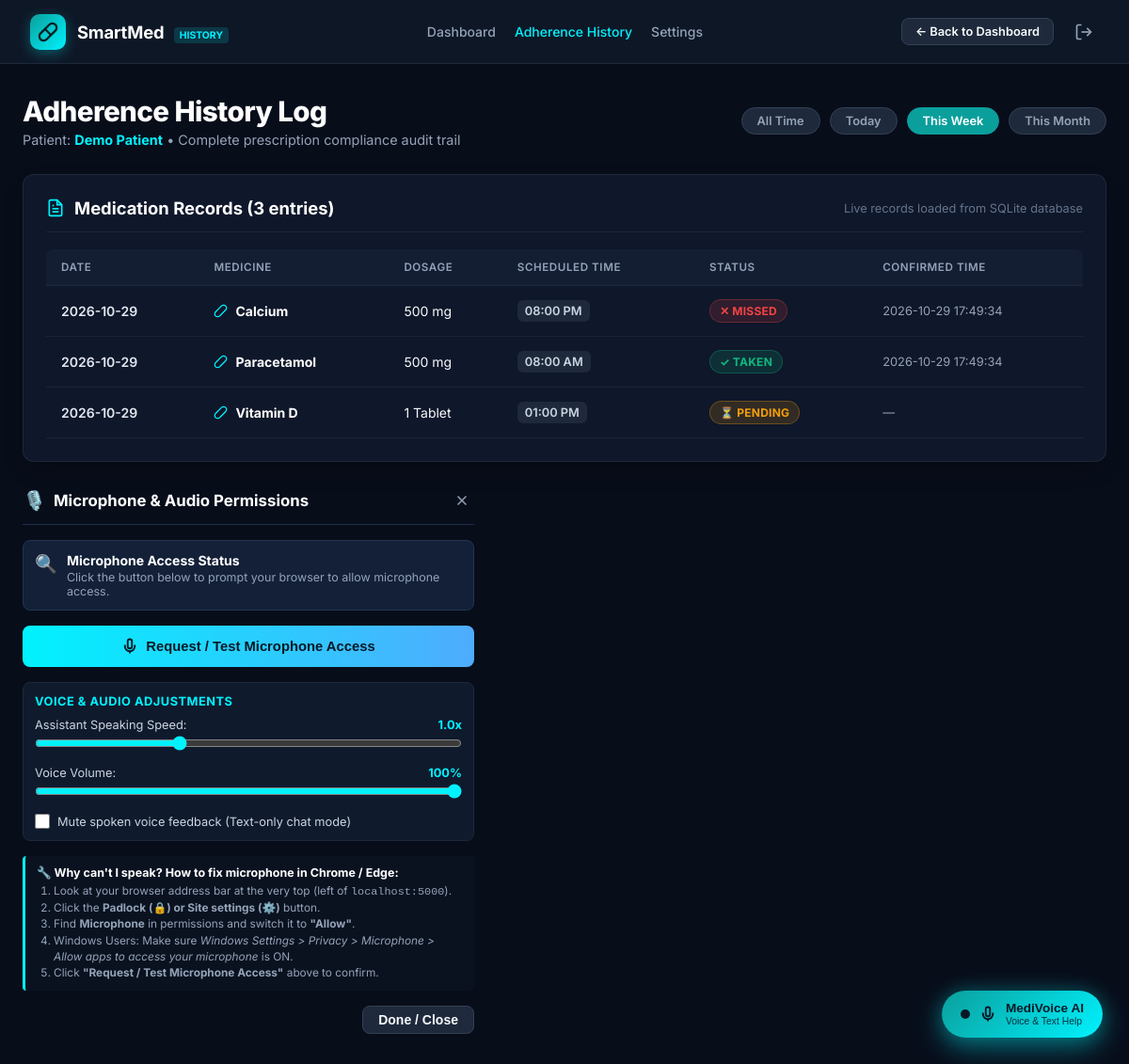
/history?filter=week (signed in), run on the app's committed database.
### tables this page shows
CREATE TABLE adherence (
            id INTEGER PRIMARY KEY AUTOINCREMENT,
            medication_id INTEGER NOT NULL,
            scheduled_date TEXT NOT NULL,
            scheduled_time TEXT NOT NULL,
            status TEXT NOT NULL DEFAULT 'PENDING',
            confirmed_at TEXT,
            FOREIGN KEY (medication_id) REFERENCES medications(id) ON DELETE CASCADE
        );

CREATE TABLE medications (
            id INTEGER PRIMARY KEY AUTOINCREMENT,
            patient_id INTEGER NOT NULL,
            medicine_name TEXT NOT NULL,
            dosage TEXT NOT NULL,
            frequency TEXT NOT NULL,
            scheduled_time TEXT NOT NULL,
            start_date TEXT NOT NULL,
            end_date TEXT NOT NULL, instructions TEXT DEFAULT '',
            FOREIGN KEY (patient_id) REFERENCES users(id) ON DELETE CASCADE
        );

### app.py (the view)
@app.route("/history")
def history():
    if "user_id" not in session:
        return redirect(url_for("login"))
    conn = get_db()
    cursor = conn.cursor()
    if session.get("role") == "caregiver":
        req_p = request.args.get("patient_id")
        cursor.execute("""
            SELECT u.id, u.name
            FROM caregiver_patients cp
            JOIN users u ON cp.patient_id = u.id
            WHERE cp.caregiver_id = ?
        """, (session["user_id"],))
        auth_pts = cursor.fetchall()
        if not auth_pts:
            conn.close()
            return "No authorized patients assigned to your account.", 403
        if req_p:
            match = [p for p in auth_pts if p["id"] == int(req_p)]
            if not match:
                conn.close()
                return "403 Forbidden: You are not authorized to view this patient.", 403
            patient_id = match[0]["id"]
            patient_name = match[0]["name"]
        else:
            patient_id = auth_pts[0]["id"]
            patient_name = auth_pts[0]["name"]
    else:
        patient_id = session["user_id"]
        patient_name = session.get("user_name")
    filter_period = request.args.get("filter", "all")  # today, week, month, all
    today = date.today()
    query = """
        SELECT
            a.id,
            a.scheduled_date,
            a.scheduled_time,
            a.status,
            a.confirmed_at,
            m.medicine_name,
            m.dosage,
            m.frequency,
            m.instructions
        FROM adherence a
        JOIN medications m ON a.medication_id = m.id
        WHERE m.patient_id = ?
    """
    params = [patient_id]
    if filter_period == "today":
        query += " AND a.scheduled_date = ?"
        params.append(today.strftime("%Y-%m-%d"))
    elif filter_period == "week":
        week_ago = (today - timedelta(days=7)).strftime("%Y-%m-%d")
        query += " AND a.scheduled_date >= ?"
        params.append(week_ago)
    elif filter_period == "month":
        month_ago = (today - timedelta(days=30)).strftime("%Y-%m-%d")
        query += " AND a.scheduled_date >= ?"
        params.append(month_ago)
    query += " ORDER BY a.scheduled_date DESC, a.scheduled_time DESC"
    cursor.execute(query, params)
    history_records = cursor.fetchall()
    conn.close()
    return render_template(
        "history.html",
        records=history_records,
        active_filter=filter_period,
        patient_name=patient_name
    )

### app.py (called while the page is built)
def get_db():
    conn = sqlite3.connect(DATABASE_PATH)
    conn.row_factory = sqlite3.Row
    return conn

### templates/history.html (shortened to what this page needs)
<!DOCTYPE html>
<html lang="en">
<head>
  <link rel="stylesheet" href="{{ url_for('static', filename='css/style.css') }}">
</head>
<body class="app-layout">
  <header class="navbar">
    <a href="{{ url_for('index') }}" class="nav-brand">
      <div class="brand-icon-box">
        <svg width="22" height="22" viewBox="0 0 24 24" fill="none" stroke="currentColor" stroke-width="2.5">
          <path d="m10.5 20.5 10-10a4.95 4.95 0 1 0-7-7l-10 10a4.95 4.95 0 1 0 7 7Z"/>
          <path d="m8.5 8.5 7 7"/>
        </svg>
      </div>
      <div>
        <span class="brand-name">SmartMed</span>
        <span class="brand-tag">History</span>
      </div>
    </a>
    <nav class="nav-links">
      <a href="{{ url_for('index') }}" class="nav-link">Dashboard</a>
      <a href="{{ url_for('history') }}" class="nav-link active">Adherence History</a>
      <a href="{{ url_for('settings') }}" class="nav-link">Settings</a>
    </nav>
    <div class="nav-actions">
      <a href="{{ url_for('index') }}" class="btn-secondary" style="padding:6px 14px; font-size:0.8rem;">
        ← Back to Dashboard
      </a>
      <a href="{{ url_for('logout') }}" class="btn-logout" title="Sign Out">
        <svg width="20" height="20" viewBox="0 0 24 24" fill="none" stroke="currentColor" stroke-width="2">
          <path d="M9 21H5a2 2 0 0 1-2-2V5a2 2 0 0 1 2-2h4"/><polyline points="16 17 21 12 16 7"/><line x1="21" y1="12" x2="9" y2="12"/>
        </svg>
      </a>
    </div>
  </header>
  <main class="main-content">
    <div class="dashboard-header">
      <div class="header-title-box">
        <h1>Adherence History Log</h1>
        <p>Patient: <strong style="color:var(--cyan-accent);">{{ patient_name }}</strong> • Complete prescription compliance audit trail</p>
      </div>
      <div class="filter-bar">
        <a href="{{ url_for('history', filter='all') }}" class="filter-btn {{ 'active' if active_filter == 'all' else '' }}">All Time</a>
        <a href="{{ url_for('history', filter='today') }}" class="filter-btn {{ 'active' if active_filter == 'today' else '' }}">Today</a>
        <a href="{{ url_for('history', filter='week') }}" class="filter-btn {{ 'active' if active_filter == 'week' else '' }}">This Week</a>
        <a href="{{ url_for('history', filter='month') }}" class="filter-btn {{ 'active' if active_filter == 'month' else '' }}">This Month</a>
      </div>
    </div>
    <section class="section-card">
      <div class="section-header">
        <div class="section-title-box">
          <h2 class="section-title">Medication Records ({{ records|length }} entries)</h2>
        </div>
        <span style="font-size:0.8rem; color:var(--text-dim);">Live records loaded from SQLite database</span>
      </div>
      <div class="table-responsive">
        <table class="med-table">
          <thead>
            <tr>
              <th>Date</th>
              <th>Medicine</th>
              <th>Dosage</th>
              <th>Scheduled Time</th>
              <th>Status</th>
              <th>Confirmed Time</th>
            </tr>
          </thead>
          <tbody>
            {% if records %}
              {% for r in records %}
                <tr>
                  <td style="font-weight:600; color:#E2E8F0;">{{ r.scheduled_date }}</td>
                  <td>
                    <div class="med-name-cell">
                      <svg width="15" height="15" viewBox="0 0 24 24" fill="none" stroke="var(--cyan-accent)" stroke-width="2">
                        <path d="m10.5 20.5 10-10a4.95 4.95 0 1 0-7-7l-10 10a4.95 4.95 0 1 0 7 7Z"/>
                      </svg>
                      <span>{{ r.medicine_name }}</span>
                    </div>
                  </td>
                  <td>{{ r.dosage }}</td>
                  <td>
                    <span class="med-time-badge">{{ r.scheduled_time }}</span>
                  </td>
                  <td>
                    {% if r.status == 'TAKEN' %}
                      <span class="status-pill status-taken">✓ TAKEN</span>
                    {% elif r.status == 'MISSED' %}
                      <span class="status-pill status-missed">✕ MISSED</span>
                    {% else %}
                      <span class="status-pill status-pending">⏳ PENDING</span>
                    {% endif %}
                  </td>
                  <td style="font-size:0.8rem; color:var(--text-muted);">
                    {{ r.confirmed_at if r.confirmed_at else '—' }}
                  </td>
                </tr>
              {% endfor %}
            {% else %}
              <tr>
                <td colspan="6" style="text-align:center; padding:32px; color:var(--text-dim);">
                  No adherence records found for the selected time filter.
                </td>
              </tr>
            {% endif %}
          </tbody>
        </table>
      </div>
    </section>
  {% include 'medivoice_widget.html' %}
</body>
</html>

### data on the page
adherence: scheduled_date "2026-10-29", medicine_name "Calcium", dosage "500 mg", scheduled_time "08:00 PM", status "✕ MISSED", confirmed_at "2026-10-29 17:49:34"
adherence: scheduled_date "2026-10-29", medicine_name "Paracetamol", dosage "500 mg", scheduled_time "08:00 AM", status "✓ TAKEN", confirmed_at "2026-10-29 17:49:34"
adherence: scheduled_date "2026-10-29", medicine_name "Vitamin D", dosage "1 Tablet", scheduled_time "01:00 PM", status "⏳ PENDING", confirmed_at "—"

### other printed values
{{ patient_name }} "Demo Patient"
{{ records|length }} "3"
